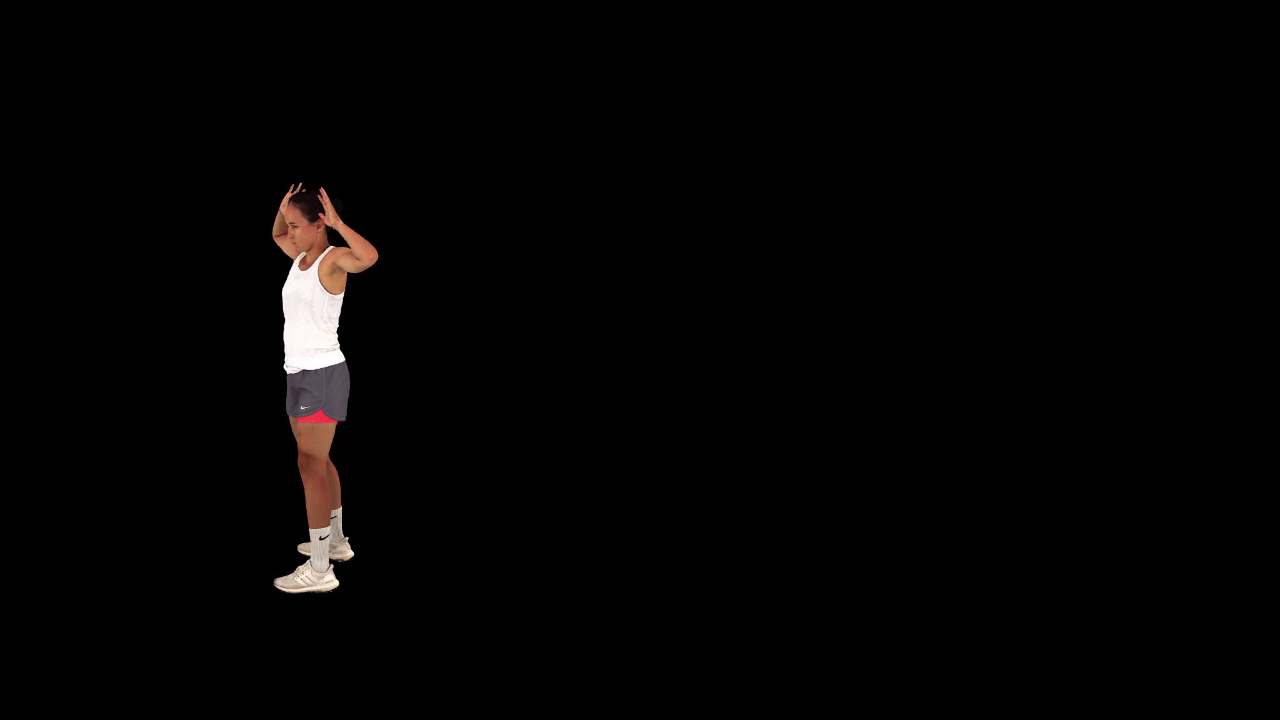
#> input picture frame 38 of dataset/videos/id08.mp4, 1280 x 720 px
$ python video_proc.py
#> lines starting #> are read from the running program, lines starting #| are printed output that depends on the picture
import cv2
import numpy as np

def main():
    video_path = "videos/id08.mp4"
    frame_num1 = 38
    frame_num2 = 39

    cap = cv2.VideoCapture(video_path)
    if not cap.isOpened():
        print("无法打开视频文件")
        return

    # 读取第一帧
    cap.set(cv2.CAP_PROP_POS_FRAMES, frame_num1)
    ret1, frame1 = cap.read()
#> frame1 is the input picture: shape (720, 1280, 3); mean B, G, R 2.9, 3.2, 4
    if not ret1:
        print("无法读取帧", frame_num1)
        cap.release()
        return

    # 读取第二帧
    cap.set(cv2.CAP_PROP_POS_FRAMES, frame_num2)
    ret2, frame2 = cap.read()
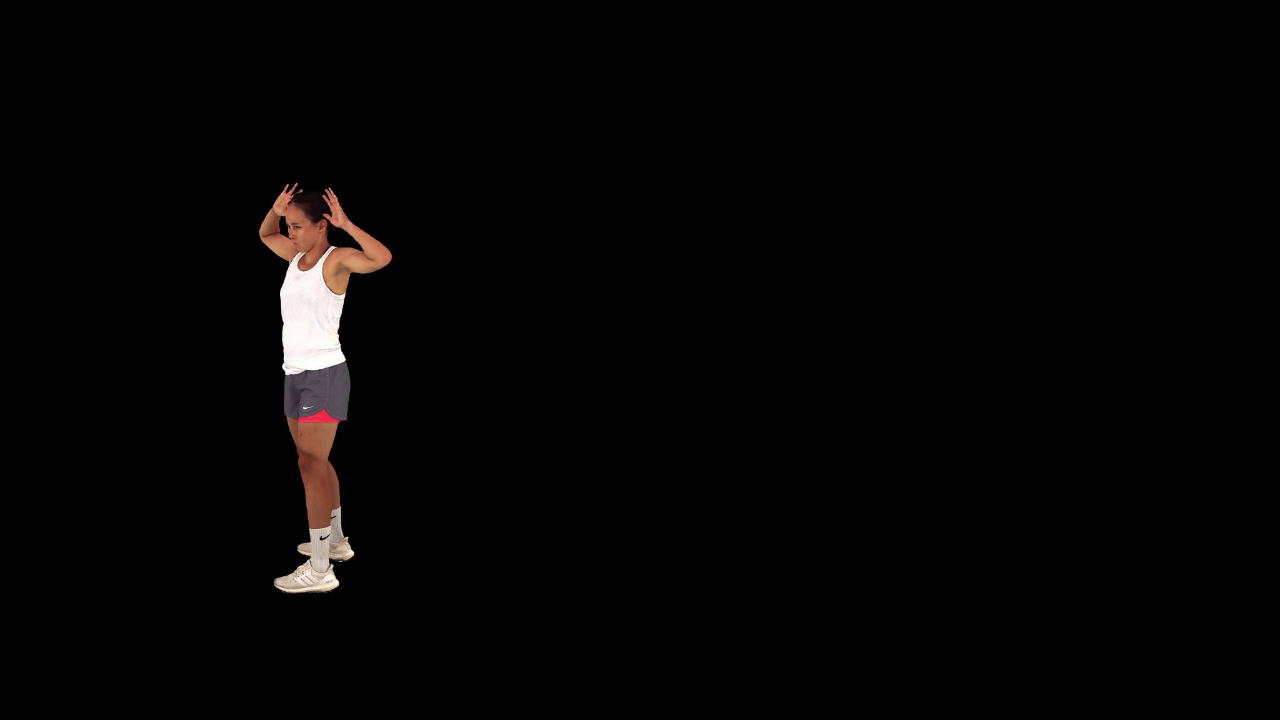
#> input picture frame 39 of dataset/videos/id08.mp4, 1280 x 720 px
#> frame2 is the input picture: shape (720, 1280, 3); mean B, G, R 3.1, 3.4, 4.3
    if not ret2:
        print("无法读取帧", frame_num2)
        cap.release()
        return

    cap.release()

    # 计算残差图
    residual = cv2.absdiff(frame1, frame2)
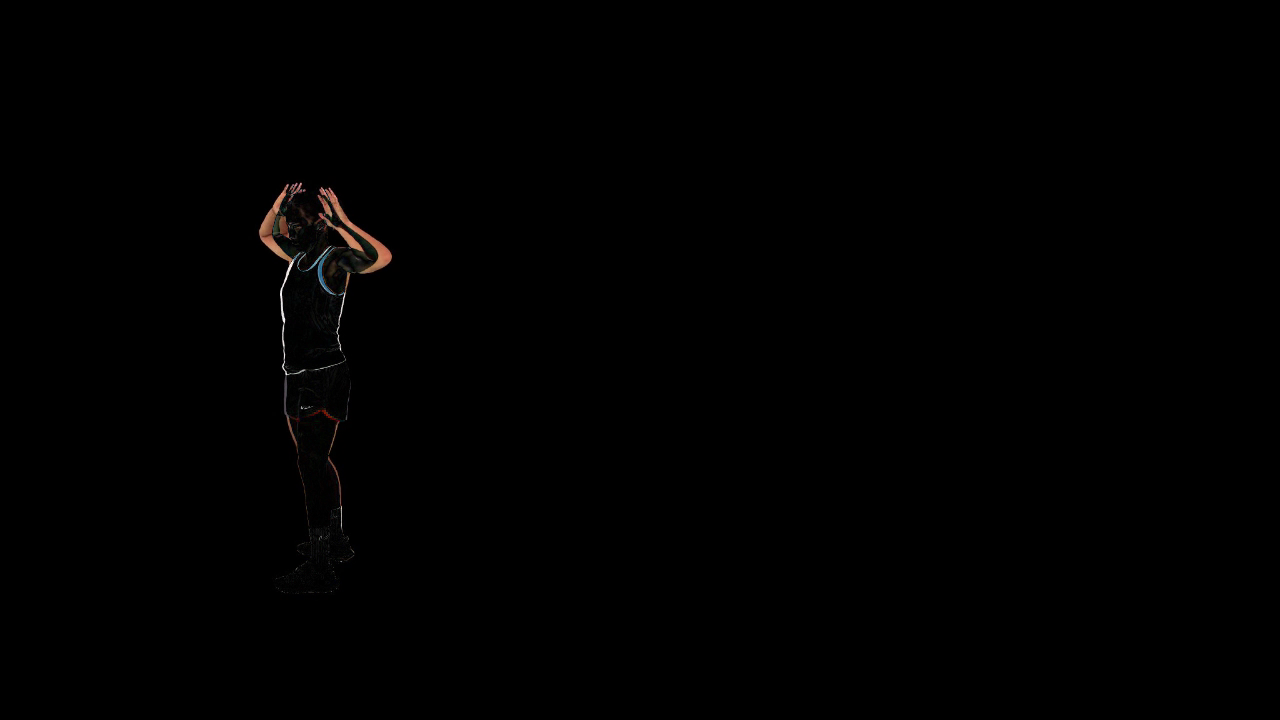
#> residual: shape (720, 1280, 3); mean B, G, R 0.5, 0.6, 0.8

    # 保存图像
    cv2.imwrite('frame1.png', frame1)
    cv2.imwrite('frame2.png', frame2)
    cv2.imwrite('residual.png', residual)

    print("图像已保存: frame1.png, frame2.png, residual.png")

if __name__ == "__main__":
    main()

$ run again, starting later in the video
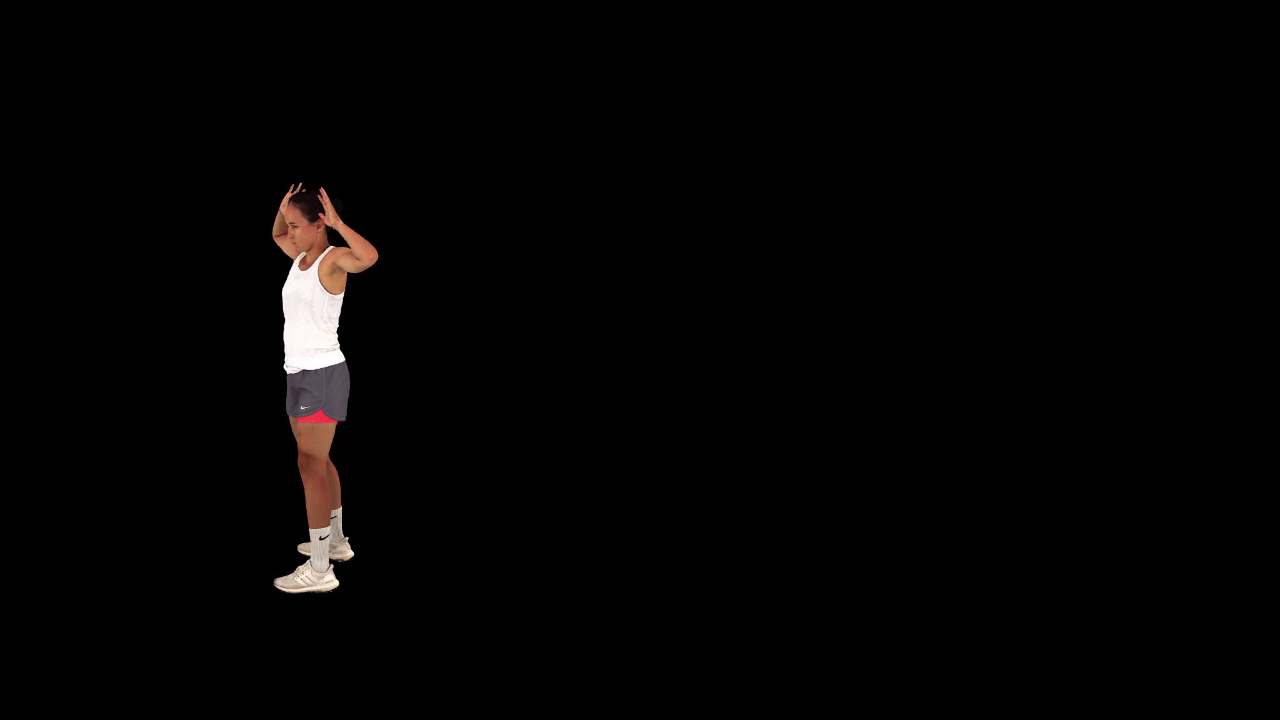
#> input picture frame 38 of dataset/videos/id08.mp4, 1280 x 720 px
#> in main, frame1 is the input picture: shape (720, 1280, 3); mean B, G, R 2.9, 3.2, 4
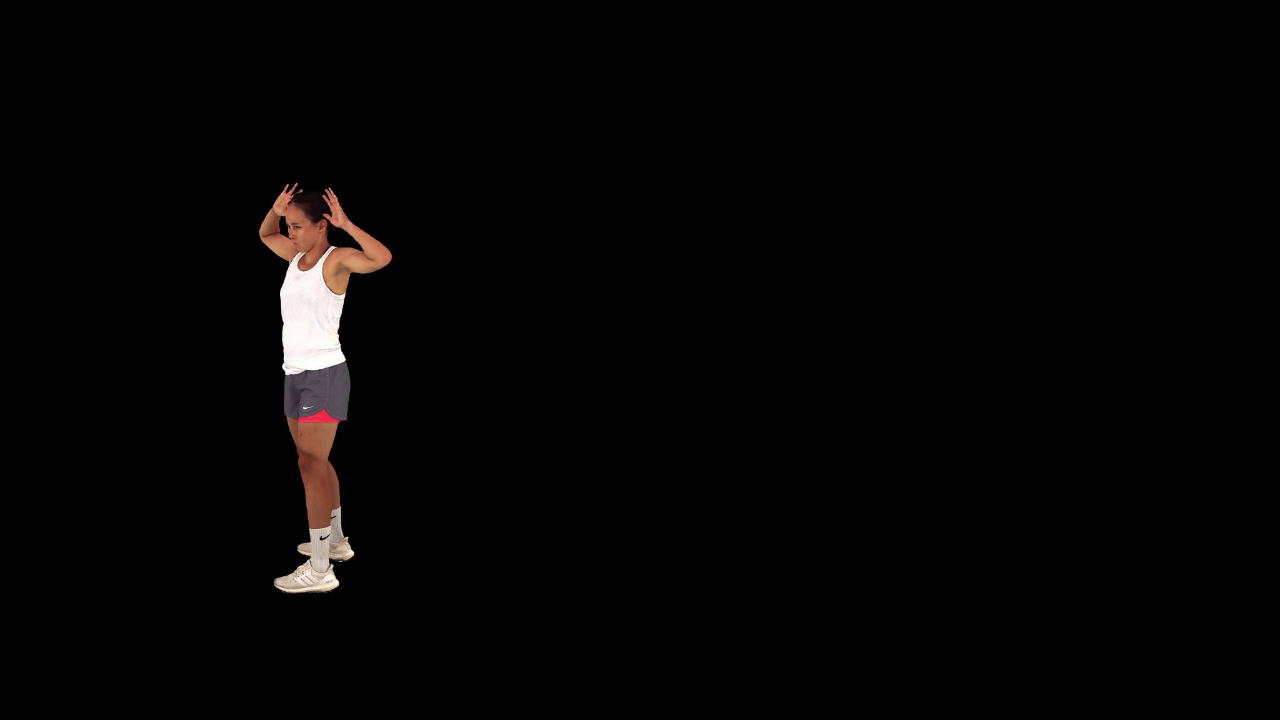
#> input picture frame 39 of dataset/videos/id08.mp4, 1280 x 720 px
#> in main, frame2 is the input picture: shape (720, 1280, 3); mean B, G, R 3.1, 3.4, 4.3

$ run again, starting later in the video
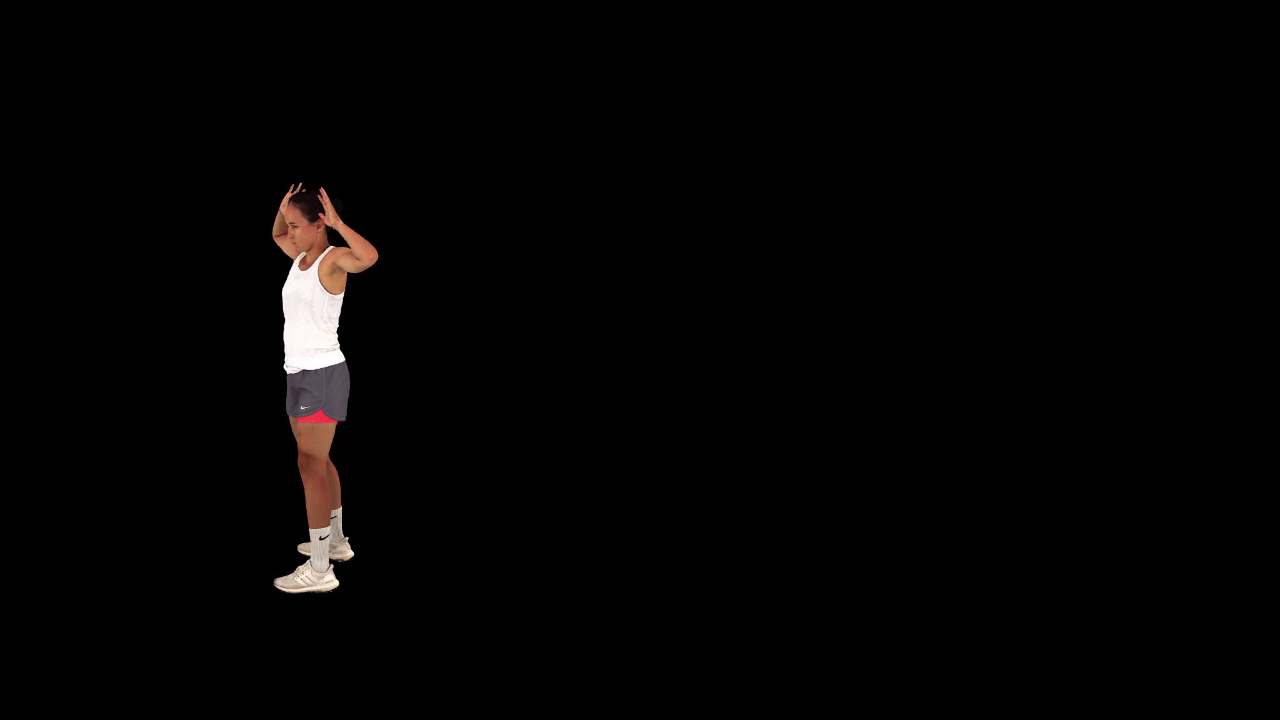
#> input picture frame 38 of dataset/videos/id08.mp4, 1280 x 720 px
#> in main, frame1 is the input picture: shape (720, 1280, 3); mean B, G, R 2.9, 3.2, 4
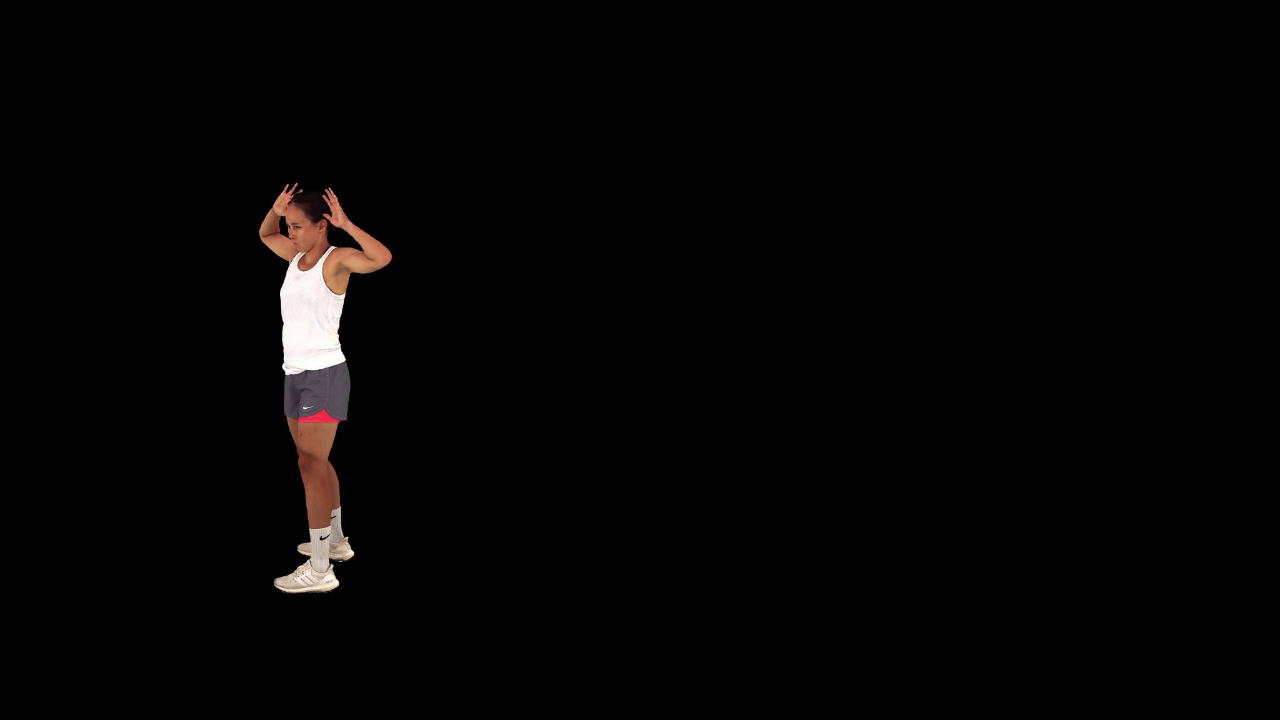
#> input picture frame 39 of dataset/videos/id08.mp4, 1280 x 720 px
#> in main, frame2 is the input picture: shape (720, 1280, 3); mean B, G, R 3.1, 3.4, 4.3
